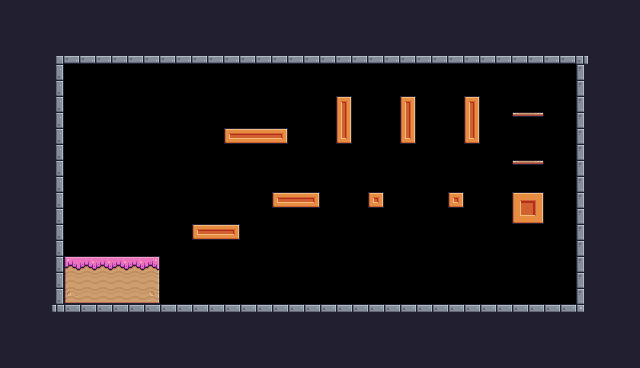

A level layout from a 2D game, rendered from its tile map. Below: a short description, then the map file with its tile-grid data intact:
An orthogonal 40x23 tile map with 16x16 px tiles, 1 tile layer (Background) and 23 objects (3x Fruit, 2x Chicken, 2x Platform, Player, Checkpoint).

<map version="1.10" tiledversion="1.11.0" orientation="orthogonal" renderorder="right-down" width="40" height="23" tilewidth="16" tileheight="16" infinite="0" nextlayerid="4" nextobjectid="26">
 <tileset firstgid="1" source="Pixel Adventure.tsx" />
 <layer id="1" name="Background" width="40" height="23">
  <data encoding="csv">
24,24,24,24,24,24,24,24,24,24,24,24,24,24,24,24,24,24,24,24,24,24,24,24,24,24,24,24,24,24,24,24,24,24,24,24,24,24,24,24,
24,24,24,24,24,24,24,24,24,24,24,24,24,24,24,24,24,24,24,24,24,24,24,24,24,24,24,24,24,24,24,24,24,24,24,24,24,24,24,24,
24,24,24,24,24,24,24,24,24,24,24,24,112,112,112,112,112,112,112,24,24,24,24,24,24,24,24,24,24,24,24,24,24,24,24,24,24,24,24,24,
24,24,24,4,46,46,46,46,46,46,46,46,46,46,46,46,46,46,46,46,46,46,46,46,46,46,46,46,46,46,46,46,46,46,46,46,5,24,24,24,
24,24,24,25,70,70,70,70,70,70,70,70,70,70,70,70,70,70,70,70,70,70,70,70,70,70,70,70,70,70,70,70,70,70,70,70,23,24,24,24,
24,24,24,25,70,70,70,70,70,70,70,70,70,70,70,70,70,70,70,70,70,70,70,70,70,70,70,70,70,70,70,70,70,70,70,70,23,24,24,24,
24,24,24,25,70,70,70,70,70,70,70,70,70,70,70,70,70,70,70,70,70,192,70,70,70,192,70,70,70,192,70,70,70,70,70,70,23,24,24,24,
24,24,24,25,70,70,70,70,70,70,70,70,70,70,70,70,70,70,70,70,70,214,70,70,70,214,70,70,70,214,70,70,40,42,70,70,23,24,24,24,
24,24,24,25,70,70,70,70,70,70,70,70,70,70,189,190,190,191,70,70,70,236,70,70,70,236,70,70,70,236,70,70,70,70,70,70,23,24,24,24,
24,24,24,25,70,70,70,70,70,70,70,70,70,70,70,70,70,70,70,70,70,70,70,70,70,70,70,70,70,70,70,70,70,70,70,70,23,24,24,24,
24,24,24,25,70,70,70,70,70,70,70,70,70,70,70,70,70,70,70,70,70,70,70,70,70,70,70,70,70,70,70,70,40,42,70,70,23,24,24,24,
24,24,24,25,70,70,70,70,70,70,70,70,70,70,70,70,70,70,70,70,70,70,70,70,70,70,70,70,70,70,70,70,70,70,70,70,23,24,24,24,
24,24,24,25,70,70,70,70,70,70,70,70,70,70,70,70,70,189,190,191,70,70,70,211,70,70,70,70,211,70,70,70,212,213,70,70,23,24,24,24,
24,24,24,25,70,70,70,70,70,70,70,70,70,70,70,70,70,70,70,70,70,70,70,70,70,70,70,70,70,70,70,70,234,235,70,70,23,24,24,24,
24,24,24,25,70,70,70,70,70,70,70,70,189,190,191,70,70,70,70,70,70,70,70,70,70,70,70,70,70,70,70,70,70,70,70,70,23,24,24,24,
24,24,24,25,70,70,70,70,70,70,70,70,70,70,70,70,70,70,70,70,70,70,70,70,70,70,70,70,70,70,70,70,70,70,70,70,23,24,24,24,
24,24,24,25,183,184,184,184,184,185,70,70,70,70,70,70,70,70,70,70,70,70,70,70,70,70,70,70,70,70,70,70,70,70,70,70,23,24,24,24,
24,24,24,25,205,206,206,206,206,207,70,70,70,70,70,70,70,70,70,70,70,70,70,70,70,70,70,70,70,70,70,70,70,70,70,70,23,24,24,24,
24,24,24,25,227,228,228,228,228,229,70,70,70,70,70,70,70,70,70,70,70,70,70,70,70,70,70,70,70,70,70,70,70,70,70,70,23,24,24,24,
24,24,24,26,2,2,2,2,2,2,2,2,2,2,2,2,2,2,2,2,2,2,2,2,2,2,2,2,2,2,2,2,2,2,2,2,27,24,24,24,
24,24,24,24,24,24,24,24,24,24,24,24,24,24,24,24,24,24,24,24,24,24,24,24,24,24,24,24,24,24,24,24,24,24,24,24,24,24,24,24,
24,24,24,24,24,24,24,24,24,24,24,24,24,24,24,24,24,24,24,24,24,24,24,24,24,24,24,24,24,24,24,24,24,24,24,24,24,24,24,24,
24,24,24,24,24,24,24,24,24,24,24,24,24,24,24,24,24,24,24,24,24,24,24,24,24,24,24,24,24,24,24,24,24,24,24,24,24,24,24,24
</data>
 </layer>
 <objectgroup id="2" name="Spawnpoints">
  <object id="1" name="Player" type="Player" x="80" y="224" width="32" height="32" />
  <object id="2" type="Checkpoint" x="224" y="64" width="64" height="64" />
  <object id="3" name="Chicken" type="Chicken" x="192" y="272" width="32" height="32">
   <properties>
    <property name="offNeg" type="float" value="3" />
    <property name="offPos" type="float" value="9" />
   </properties>
  </object>
  <object id="4" name="Chicken" type="Chicken" x="512" y="272" width="32" height="32">
   <properties>
    <property name="offNeg" type="float" value="9" />
    <property name="offPos" type="float" value="3" />
   </properties>
  </object>
  <object id="5" name="Apple" type="Fruit" x="512" y="128" width="32" height="32" />
  <object id="6" name="Bananas" type="Fruit" x="512" y="80" width="32" height="32" />
  <object id="9" name="Orange" type="Fruit" x="352" y="272" width="32" height="32" />
 </objectgroup>
 <objectgroup id="3" name="Collisions">
  <object id="10" x="336" y="96" width="16" height="48" />
  <object id="11" x="400" y="96" width="16" height="48" />
  <object id="12" x="464" y="96" width="16" height="48" />
  <object id="13" x="512" y="192" width="32" height="32" />
  <object id="14" x="576" y="64" width="16" height="256" />
  <object id="15" x="448" y="192" width="16" height="16" />
  <object id="16" x="368" y="192" width="16" height="16" />
  <object id="17" x="272" y="192" width="48" height="16" />
  <object id="18" x="192" y="224" width="48" height="16" />
  <object id="19" x="64" y="256" width="96" height="48" />
  <object id="20" x="48" y="304" width="528" height="16" />
  <object id="21" x="48" y="48" width="16" height="256" />
  <object id="22" x="64" y="48" width="528" height="16" />
  <object id="23" x="224" y="128" width="64" height="16" />
  <object id="24" type="Platform" x="512" y="160" width="32" height="16" />
  <object id="25" type="Platform" x="512" y="112" width="32" height="16" />
 </objectgroup>
</map>
